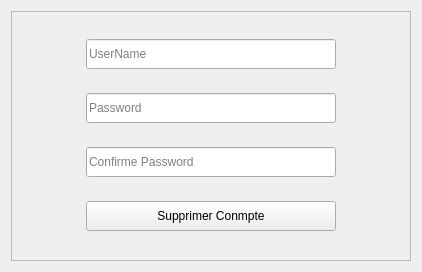
                          <widget class="QWidget" name="delate">
                           <layout class="QVBoxLayout" name="verticalLayout_28">
                            <item>
                             <widget class="QFrame" name="frame_10">
                              <property name="minimumSize">
                               <size>
                                <width>400</width>
                                <height>250</height>
                               </size>
                              </property>
                              <property name="maximumSize">
                               <size>
                                <width>16777215</width>
                                <height>250</height>
                               </size>
                              </property>
                              <property name="frameShape">
                               <enum>QFrame::StyledPanel</enum>
                              </property>
                              <property name="frameShadow">
                               <enum>QFrame::Raised</enum>
                              </property>
                              <layout class="QVBoxLayout" name="verticalLayout_22">
                               <item alignment="Qt::AlignHCenter">
                                <widget class="QLineEdit" name="lineEdit_3">
                                 <property name="minimumSize">
                                  <size>
                                   <width>250</width>
                                   <height>30</height>
                                  </size>
                                 </property>
                                 <property name="maximumSize">
                                  <size>
                                   <width>250</width>
                                   <height>30</height>
                                  </size>
                                 </property>
                                 <property name="placeholderText">
                                  <string>UserName</string>
                                 </property>
                                </widget>
                               </item>
                               <item alignment="Qt::AlignHCenter">
                                <widget class="QLineEdit" name="lineEdit_4">
                                 <property name="minimumSize">
                                  <size>
                                   <width>250</width>
                                   <height>30</height>
                                  </size>
                                 </property>
                                 <property name="maximumSize">
                                  <size>
                                   <width>250</width>
                                   <height>30</height>
                                  </size>
                                 </property>
                                 <property name="text">
                                  <string/>
                                 </property>
                                 <property name="echoMode">
                                  <enum>QLineEdit::Password</enum>
                                 </property>
                                 <property name="placeholderText">
                                  <string>Password</string>
                                 </property>
                                </widget>
                               </item>
                               <item alignment="Qt::AlignHCenter">
                                <widget class="QLineEdit" name="lineEdit_11">
                                 <property name="minimumSize">
                                  <size>
                                   <width>250</width>
                                   <height>30</height>
                                  </size>
                                 </property>
                                 <property name="maximumSize">
                                  <size>
                                   <width>250</width>
                                   <height>30</height>
                                  </size>
                                 </property>
                                 <property name="echoMode">
                                  <enum>QLineEdit::Password</enum>
                                 </property>
                                 <property name="placeholderText">
                                  <string>Confirme Password</string>
                                 </property>
                                </widget>
                               </item>
                               <item alignment="Qt::AlignHCenter">
                                <widget class="QPushButton" name="pushButton">
                                 <property name="minimumSize">
                                  <size>
                                   <width>250</width>
                                   <height>30</height>
                                  </size>
                                 </property>
                                 <property name="maximumSize">
                                  <size>
                                   <width>250</width>
                                   <height>30</height>
                                  </size>
                                 </property>
                                 <property name="text">
                                  <string>Supprimer Conmpte</string>
                                 </property>
                                </widget>
                               </item>
                              </layout>
                             </widget>
                            </item>
                           </layout>
                          </widget>
